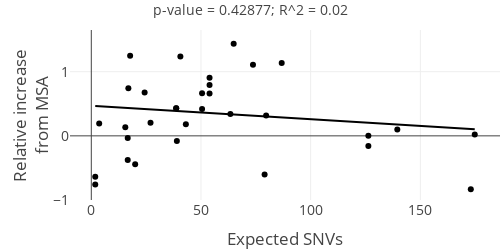
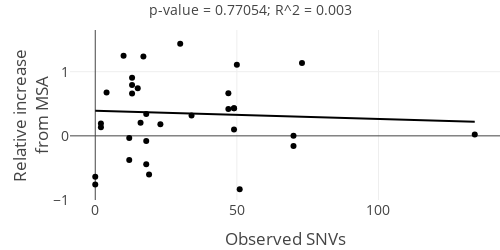
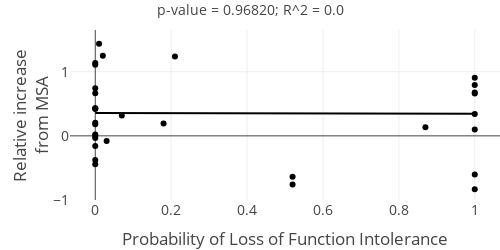
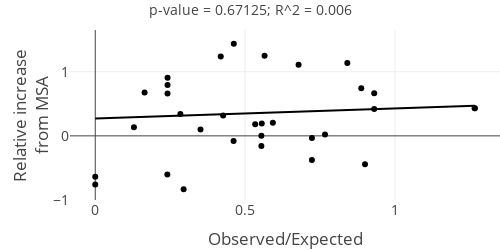

The notebook cell these images were saved under, in order:
### Code cell
labels = {"Expected_SNVs": "Expected SNVs", 
          "Observed_SNVs":"Observed SNVs", 
          "pLI": "Probability of Loss of Function Intolerance", 
          "oe":"Observed/Expected", "MSA_num_seqs":"MSA Num Seqs"}
dplot = Dconcat[Dconcat["modelname"]=="matENC-DMS"]
all_cols = ["Expected_SNVs",	"Observed_SNVs", "pLI", "oe", "MSA_num_seqs"]
save=True
for col in all_cols:
    
    ### dplot=dplot[dplot["Expected SNVs"]<75]
    fig = px.scatter(dplot, x=[col], y="rel_increase_msa", # color="annotation",
                 hover_data=["Score", "index"], color_discrete_sequence=["black","darkred","darkblue","darkgreen"], #color="modelname",
                trendline="ols",template="none", labels=labels)
        
    # retrieve model estimates
    model = px.get_trendline_results(fig)
    results = model.iloc[0]["px_fit_results"]
    alpha = results.params[0]
    beta = results.params[1]
    p_beta = results.pvalues[1]
    r_squared = results.rsquared
    
    line1 = 'y = ' + str(round(alpha, 4)) + ' + ' + str(round(beta, 4))+'x'
    line2 = 'p-value = ' + '{:.5f}'.format(p_beta)
    line3 = 'R^2 = ' + str(round(r_squared, 3))
    #summary = line1 + '; ' + 
    summary = line2 + '; ' + line3
    #print(summary)
    fig.update_layout(
        title=dict(text=summary, font=dict(size=14)),#, automargin=True
        xaxis_title=labels[col],showlegend=False,
        legend=dict(yanchor="top",y=1.25,xanchor="left",x=0.05,orientation="h",borderwidth=1),
        yaxis_title="Relative increase<br>from MSA",**{"height": 250, "width": 500},font=dict(size=14),margin=dict(t=30,r=0,b=50,l=70),
    )
    fig.update_yaxes(range=[-1, 1.65], autorange=False)
    
    if save:
        fig.write_image("relative_increase_MSA_vs_{}.pdf".format(col.replace(" ","-")))##.replace("(",
    fig.show()

### Figure 1 — Plotly figure (JSON) as saved in the notebook; plotly's stock layout.template omitted (floating-point values rounded to 4 significant figures)
{"data": [{"customdata": [[0.02881, "SCN5A_HUMAN_Glazer_2019"], [0.0459, "KCNE1_HUMAN_Muhammad_2023_expression"], [0.4289, "MK01_HUMAN_Brenan_2016"], [0.4709, "CD19_HUMAN_Klesmith_2019_FMC_singles"], [0.6094, "ACE2_HUMAN_Chan_2020"], [0.1416, "TPK1_HUMAN_Weile_2017"], [0.3565, "CCR5_HUMAN_Gill_2023"], [0.2475, "VKOR1_HUMAN_Chiasson_2020_activity"], [0.3816, "PAI1_HUMAN_Huttinger_2021"], [0.5672, "MTHR_HUMAN_Weile_2021"], [0.2144, "RAF1_HUMAN_Zinkus-Boltz_2019"], [0.5329, "TPOR_HUMAN_Bridgford_2020"], [0.8603, "SRC_HUMAN_Nguyen_2022"], [0.8349, "SRC_HUMAN_Chakraborty_2023_binding-DAS_25uM"], [null, "BRCA2_HUMAN_Erwood_2022_HEK293T"], [0.5007, "BRCA1_HUMAN_Findlay_2018"], [0.4279, "ADRB2_HUMAN_Jones_2020"], [0.4615, "TPMT_HUMAN_Matreyek_2018"], [0.4059, "VKOR1_HUMAN_Chiasson_2020_abundance"], [0.4409, "KCNH2_HUMAN_Kozek_2020"], [0.5574, "SC6A4_HUMAN_Young_2021"], [0.9012, "SRC_HUMAN_Ahler_2019"], [0.5678, "MET_HUMAN_Estevam_2023"], [0.7344, "S22A1_HUMAN_Yee_2023_activity"], [0.1528, "KCNE1_HUMAN_Muhammad_2023_function"], [0.6985, "CP2C9_HUMAN_Amorosi_2021_abundance"], [0.7254, "S22A1_HUMAN_Yee_2023_abundance"], [0.6864, "NUD15_HUMAN_Suiter_2020"], [0.5152, "OTC_HUMAN_Lo_2023"], [0.7327, "CP2C9_HUMAN_Amorosi_2021_activity"], [0.7341, "FKBP3_HUMAN_Rocklin_2023_2KFV"], [0.5707, "NPC1_HUMAN_Erwood_2022_HEK293T"], [0.9274, "PPARG_HUMAN_Majithia_2016"], [0.7767, "NPC1_HUMAN_Erwood_2022_RPE1"]], "hovertemplate": "variable=Expected_SNVs<br>value=%{x}<br>rel_increase_msa=%{y}<br>Score=%{customdata[0]}<br>index=%{customdata[1]}<extra></extra>", "legendgroup": "Expected_SNVs", "marker": {"color": "black", "symbol": "circle"}, "mode": "markers", "name": "Expected_SNVs", "orientation": "v", "showlegend": true, "type": "scatter", "x": [173, 1.8, 24.3, 64.9, 31, 20, 3.6, 16.6, 39, 73.7, 79, 86.8, 53.9, 53.9, null, 174.8, 27, 43.1, 16.6, 79.7, 63.4, 53.9, 139.5, 50.5, 1.8, 38.7, 50.5, 16.9, 15.5, 38.7, 17.7, 126.3, 40.6, 126.3], "xaxis": "x", "y": [-0.8327, -0.7578, 0.6768, 1.435, 2.172, -0.4425, 0.1933, -0.3773, -0.08177, 1.109, -0.604, 1.137, 0.9051, 0.7919, null, 0.02134, 0.2033, 0.1792, -0.03396, 0.3173, 0.3414, 0.6604, 0.09851, 0.6638, -0.6367, 0.4315, 0.4179, 0.7418, 0.1325, 0.429, 1.248, -0.1596, 1.235, 0.002579], "yaxis": "y"}, {"hovertemplate": "<b>OLS trendline</b><br>rel_increase_msa = -0.00210267 * value + 0.469486<br>R<sup>2</sup>=0.020317<br><br>variable=Expected_SNVs<br>value=%{x}<br>rel_increase_msa=%{y} <b>(trend)</b><extra></extra>", "legendgroup": "Expected_SNVs", "marker": {"color": "black", "symbol": "circle"}, "mode": "lines", "name": "Expected_SNVs", "showlegend": false, "type": "scatter", "x": [1.8, 1.8, 3.6, 15.5, 16.6, 16.6, 16.9, 17.7, 20, 24.3, 27, 31, 38.7, 38.7, 39, 40.6, 43.1, 50.5, 50.5, 53.9, 53.9, 53.9, 63.4, 64.9, 73.7, 79, 79.7, 86.8, 126.3, 126.3, 139.5, 173, 174.8], "xaxis": "x", "y": [0.4657, 0.4657, 0.4619, 0.4369, 0.4346, 0.4346, 0.434, 0.4323, 0.4274, 0.4184, 0.4127, 0.4043, 0.3881, 0.3881, 0.3875, 0.3841, 0.3789, 0.3633, 0.3633, 0.3562, 0.3562, 0.3562, 0.3362, 0.333, 0.3145, 0.3034, 0.3019, 0.287, 0.2039, 0.2039, 0.1762, 0.1057, 0.1019], "yaxis": "y"}], "layout": {"font": {"size": 14}, "height": 250, "legend": {"borderwidth": 1, "orientation": "h", "title": {"text": "variable"}, "tracegroupgap": 0, "x": 0.05, "xanchor": "left", "y": 1.25, "yanchor": "top"}, "margin": {"b": 50, "l": 70, "r": 0, "t": 30}, "showlegend": false, "title": {"font": {"size": 14}, "text": "p-value = 0.42877; R^2 = 0.02"}, "width": 500, "xaxis": {"anchor": "y", "autorange": true, "domain": [0, 1], "range": [-9.711, 186.3], "title": {"text": "Expected SNVs"}, "type": "linear"}, "yaxis": {"anchor": "x", "autorange": false, "domain": [0, 1], "range": [-1, 1.65], "title": {"text": "Relative increase<br>from MSA"}, "type": "linear"}}}

### Figure 2 — Plotly figure (JSON) as saved in the notebook; plotly's stock layout.template omitted (floating-point values rounded to 4 significant figures)
{"data": [{"customdata": [[0.02881, "SCN5A_HUMAN_Glazer_2019"], [0.0459, "KCNE1_HUMAN_Muhammad_2023_expression"], [0.4289, "MK01_HUMAN_Brenan_2016"], [0.4709, "CD19_HUMAN_Klesmith_2019_FMC_singles"], [0.6094, "ACE2_HUMAN_Chan_2020"], [0.1416, "TPK1_HUMAN_Weile_2017"], [0.3565, "CCR5_HUMAN_Gill_2023"], [0.2475, "VKOR1_HUMAN_Chiasson_2020_activity"], [0.3816, "PAI1_HUMAN_Huttinger_2021"], [0.5672, "MTHR_HUMAN_Weile_2021"], [0.2144, "RAF1_HUMAN_Zinkus-Boltz_2019"], [0.5329, "TPOR_HUMAN_Bridgford_2020"], [0.8603, "SRC_HUMAN_Nguyen_2022"], [0.8349, "SRC_HUMAN_Chakraborty_2023_binding-DAS_25uM"], [null, "BRCA2_HUMAN_Erwood_2022_HEK293T"], [0.5007, "BRCA1_HUMAN_Findlay_2018"], [0.4279, "ADRB2_HUMAN_Jones_2020"], [0.4615, "TPMT_HUMAN_Matreyek_2018"], [0.4059, "VKOR1_HUMAN_Chiasson_2020_abundance"], [0.4409, "KCNH2_HUMAN_Kozek_2020"], [0.5574, "SC6A4_HUMAN_Young_2021"], [0.9012, "SRC_HUMAN_Ahler_2019"], [0.5678, "MET_HUMAN_Estevam_2023"], [0.7344, "S22A1_HUMAN_Yee_2023_activity"], [0.1528, "KCNE1_HUMAN_Muhammad_2023_function"], [0.6985, "CP2C9_HUMAN_Amorosi_2021_abundance"], [0.7254, "S22A1_HUMAN_Yee_2023_abundance"], [0.6864, "NUD15_HUMAN_Suiter_2020"], [0.5152, "OTC_HUMAN_Lo_2023"], [0.7327, "CP2C9_HUMAN_Amorosi_2021_activity"], [0.7341, "FKBP3_HUMAN_Rocklin_2023_2KFV"], [0.5707, "NPC1_HUMAN_Erwood_2022_HEK293T"], [0.9274, "PPARG_HUMAN_Majithia_2016"], [0.7767, "NPC1_HUMAN_Erwood_2022_RPE1"]], "hovertemplate": "variable=Observed_SNVs<br>value=%{x}<br>rel_increase_msa=%{y}<br>Score=%{customdata[0]}<br>index=%{customdata[1]}<extra></extra>", "legendgroup": "Observed_SNVs", "marker": {"color": "black", "symbol": "circle"}, "mode": "markers", "name": "Observed_SNVs", "orientation": "v", "showlegend": true, "type": "scatter", "x": [51, 0, 4, 30, 3, 18, 2, 12, 18, 50, 19, 73, 13, 13, null, 134, 16, 23, 12, 34, 18, 13, 49, 47, 0, 49, 47, 15, 2, 49, 10, 70, 17, 70], "xaxis": "x", "y": [-0.8327, -0.7578, 0.6768, 1.435, 2.172, -0.4425, 0.1933, -0.3773, -0.08177, 1.109, -0.604, 1.137, 0.9051, 0.7919, null, 0.02134, 0.2033, 0.1792, -0.03396, 0.3173, 0.3414, 0.6604, 0.09851, 0.6638, -0.6367, 0.4315, 0.4179, 0.7418, 0.1325, 0.429, 1.248, -0.1596, 1.235, 0.002579], "yaxis": "y"}, {"hovertemplate": "<b>OLS trendline</b><br>rel_increase_msa = -0.00125855 * value + 0.389469<br>R<sup>2</sup>=0.002785<br><br>variable=Observed_SNVs<br>value=%{x}<br>rel_increase_msa=%{y} <b>(trend)</b><extra></extra>", "legendgroup": "Observed_SNVs", "marker": {"color": "black", "symbol": "circle"}, "mode": "lines", "name": "Observed_SNVs", "showlegend": false, "type": "scatter", "x": [0, 0, 2, 2, 3, 4, 10, 12, 12, 13, 13, 13, 15, 16, 17, 18, 18, 18, 19, 23, 30, 34, 47, 47, 49, 49, 49, 50, 51, 70, 70, 73, 134], "xaxis": "x", "y": [0.3895, 0.3895, 0.387, 0.387, 0.3857, 0.3844, 0.3769, 0.3744, 0.3744, 0.3731, 0.3731, 0.3731, 0.3706, 0.3693, 0.3681, 0.3668, 0.3668, 0.3668, 0.3656, 0.3605, 0.3517, 0.3467, 0.3303, 0.3303, 0.3278, 0.3278, 0.3278, 0.3265, 0.3253, 0.3014, 0.3014, 0.2976, 0.2208], "yaxis": "y"}], "layout": {"font": {"size": 14}, "height": 250, "legend": {"borderwidth": 1, "orientation": "h", "title": {"text": "variable"}, "tracegroupgap": 0, "x": 0.05, "xanchor": "left", "y": 1.25, "yanchor": "top"}, "margin": {"b": 50, "l": 70, "r": 0, "t": 30}, "showlegend": false, "title": {"font": {"size": 14}, "text": "p-value = 0.77054; R^2 = 0.003"}, "width": 500, "xaxis": {"anchor": "y", "autorange": true, "domain": [0, 1], "range": [-8.916, 142.9], "title": {"text": "Observed SNVs"}, "type": "linear"}, "yaxis": {"anchor": "x", "autorange": false, "domain": [0, 1], "range": [-1, 1.65], "title": {"text": "Relative increase<br>from MSA"}, "type": "linear"}}}

### Figure 3 — Plotly figure (JSON) as saved in the notebook; plotly's stock layout.template omitted (floating-point values rounded to 4 significant figures)
{"data": [{"customdata": [[0.02881, "SCN5A_HUMAN_Glazer_2019"], [0.0459, "KCNE1_HUMAN_Muhammad_2023_expression"], [0.4289, "MK01_HUMAN_Brenan_2016"], [0.4709, "CD19_HUMAN_Klesmith_2019_FMC_singles"], [0.6094, "ACE2_HUMAN_Chan_2020"], [0.1416, "TPK1_HUMAN_Weile_2017"], [0.3565, "CCR5_HUMAN_Gill_2023"], [0.2475, "VKOR1_HUMAN_Chiasson_2020_activity"], [0.3816, "PAI1_HUMAN_Huttinger_2021"], [0.5672, "MTHR_HUMAN_Weile_2021"], [0.2144, "RAF1_HUMAN_Zinkus-Boltz_2019"], [0.5329, "TPOR_HUMAN_Bridgford_2020"], [0.8603, "SRC_HUMAN_Nguyen_2022"], [0.8349, "SRC_HUMAN_Chakraborty_2023_binding-DAS_25uM"], [null, "BRCA2_HUMAN_Erwood_2022_HEK293T"], [0.5007, "BRCA1_HUMAN_Findlay_2018"], [0.4279, "ADRB2_HUMAN_Jones_2020"], [0.4615, "TPMT_HUMAN_Matreyek_2018"], [0.4059, "VKOR1_HUMAN_Chiasson_2020_abundance"], [0.4409, "KCNH2_HUMAN_Kozek_2020"], [0.5574, "SC6A4_HUMAN_Young_2021"], [0.9012, "SRC_HUMAN_Ahler_2019"], [0.5678, "MET_HUMAN_Estevam_2023"], [0.7344, "S22A1_HUMAN_Yee_2023_activity"], [0.1528, "KCNE1_HUMAN_Muhammad_2023_function"], [0.6985, "CP2C9_HUMAN_Amorosi_2021_abundance"], [0.7254, "S22A1_HUMAN_Yee_2023_abundance"], [0.6864, "NUD15_HUMAN_Suiter_2020"], [0.5152, "OTC_HUMAN_Lo_2023"], [0.7327, "CP2C9_HUMAN_Amorosi_2021_activity"], [0.7341, "FKBP3_HUMAN_Rocklin_2023_2KFV"], [0.5707, "NPC1_HUMAN_Erwood_2022_HEK293T"], [0.9274, "PPARG_HUMAN_Majithia_2016"], [0.7767, "NPC1_HUMAN_Erwood_2022_RPE1"]], "hovertemplate": "variable=pLI<br>value=%{x}<br>rel_increase_msa=%{y}<br>Score=%{customdata[0]}<br>index=%{customdata[1]}<extra></extra>", "legendgroup": "pLI", "marker": {"color": "black", "symbol": "circle"}, "mode": "markers", "name": "pLI", "orientation": "v", "showlegend": true, "type": "scatter", "x": [1, 0.52, 1, 0.01, 1, 0, 0.18, 0, 0.03, 0, 1, 0, 1, 1, null, 0, 0, 0, 0, 0.07, 1, 1, 1, 0, 0.52, 0, 0, 0, 0.87, 0, 0.02, 0, 0.21, 0], "xaxis": "x", "y": [-0.8327, -0.7578, 0.6768, 1.435, 2.172, -0.4425, 0.1933, -0.3773, -0.08177, 1.109, -0.604, 1.137, 0.9051, 0.7919, null, 0.02134, 0.2033, 0.1792, -0.03396, 0.3173, 0.3414, 0.6604, 0.09851, 0.6638, -0.6367, 0.4315, 0.4179, 0.7418, 0.1325, 0.429, 1.248, -0.1596, 1.235, 0.002579], "yaxis": "y"}, {"hovertemplate": "<b>OLS trendline</b><br>rel_increase_msa = -0.0110088 * value + 0.355869<br>R<sup>2</sup>=0.000052<br><br>variable=pLI<br>value=%{x}<br>rel_increase_msa=%{y} <b>(trend)</b><extra></extra>", "legendgroup": "pLI", "marker": {"color": "black", "symbol": "circle"}, "mode": "lines", "name": "pLI", "showlegend": false, "type": "scatter", "x": [0, 0, 0, 0, 0, 0, 0, 0, 0, 0, 0, 0, 0, 0, 0, 0.01, 0.02, 0.03, 0.07, 0.18, 0.21, 0.52, 0.52, 0.87, 1, 1, 1, 1, 1, 1, 1, 1, 1], "xaxis": "x", "y": [0.3559, 0.3559, 0.3559, 0.3559, 0.3559, 0.3559, 0.3559, 0.3559, 0.3559, 0.3559, 0.3559, 0.3559, 0.3559, 0.3559, 0.3559, 0.3558, 0.3556, 0.3555, 0.3551, 0.3539, 0.3536, 0.3501, 0.3501, 0.3463, 0.3449, 0.3449, 0.3449, 0.3449, 0.3449, 0.3449, 0.3449, 0.3449, 0.3449], "yaxis": "y"}], "layout": {"font": {"size": 14}, "height": 250, "legend": {"borderwidth": 1, "orientation": "h", "title": {"text": "variable"}, "tracegroupgap": 0, "x": 0.05, "xanchor": "left", "y": 1.25, "yanchor": "top"}, "margin": {"b": 50, "l": 70, "r": 0, "t": 30}, "showlegend": false, "title": {"font": {"size": 14}, "text": "p-value = 0.96820; R^2 = 0.0"}, "width": 500, "xaxis": {"anchor": "y", "autorange": true, "domain": [0, 1], "range": [-0.06653, 1.067], "title": {"text": "Probability of Loss of Function Intolerance"}, "type": "linear"}, "yaxis": {"anchor": "x", "autorange": false, "domain": [0, 1], "range": [-1, 1.65], "title": {"text": "Relative increase<br>from MSA"}, "type": "linear"}}}

### Figure 4 — Plotly figure (JSON) as saved in the notebook; plotly's stock layout.template omitted (floating-point values rounded to 4 significant figures)
{"data": [{"customdata": [[0.02881, "SCN5A_HUMAN_Glazer_2019"], [0.0459, "KCNE1_HUMAN_Muhammad_2023_expression"], [0.4289, "MK01_HUMAN_Brenan_2016"], [0.4709, "CD19_HUMAN_Klesmith_2019_FMC_singles"], [0.6094, "ACE2_HUMAN_Chan_2020"], [0.1416, "TPK1_HUMAN_Weile_2017"], [0.3565, "CCR5_HUMAN_Gill_2023"], [0.2475, "VKOR1_HUMAN_Chiasson_2020_activity"], [0.3816, "PAI1_HUMAN_Huttinger_2021"], [0.5672, "MTHR_HUMAN_Weile_2021"], [0.2144, "RAF1_HUMAN_Zinkus-Boltz_2019"], [0.5329, "TPOR_HUMAN_Bridgford_2020"], [0.8603, "SRC_HUMAN_Nguyen_2022"], [0.8349, "SRC_HUMAN_Chakraborty_2023_binding-DAS_25uM"], [null, "BRCA2_HUMAN_Erwood_2022_HEK293T"], [0.5007, "BRCA1_HUMAN_Findlay_2018"], [0.4279, "ADRB2_HUMAN_Jones_2020"], [0.4615, "TPMT_HUMAN_Matreyek_2018"], [0.4059, "VKOR1_HUMAN_Chiasson_2020_abundance"], [0.4409, "KCNH2_HUMAN_Kozek_2020"], [0.5574, "SC6A4_HUMAN_Young_2021"], [0.9012, "SRC_HUMAN_Ahler_2019"], [0.5678, "MET_HUMAN_Estevam_2023"], [0.7344, "S22A1_HUMAN_Yee_2023_activity"], [0.1528, "KCNE1_HUMAN_Muhammad_2023_function"], [0.6985, "CP2C9_HUMAN_Amorosi_2021_abundance"], [0.7254, "S22A1_HUMAN_Yee_2023_abundance"], [0.6864, "NUD15_HUMAN_Suiter_2020"], [0.5152, "OTC_HUMAN_Lo_2023"], [0.7327, "CP2C9_HUMAN_Amorosi_2021_activity"], [0.7341, "FKBP3_HUMAN_Rocklin_2023_2KFV"], [0.5707, "NPC1_HUMAN_Erwood_2022_HEK293T"], [0.9274, "PPARG_HUMAN_Majithia_2016"], [0.7767, "NPC1_HUMAN_Erwood_2022_RPE1"]], "hovertemplate": "variable=oe<br>value=%{x}<br>rel_increase_msa=%{y}<br>Score=%{customdata[0]}<br>index=%{customdata[1]}<extra></extra>", "legendgroup": "oe", "marker": {"color": "black", "symbol": "circle"}, "mode": "markers", "name": "oe", "orientation": "v", "showlegend": true, "type": "scatter", "x": [0.2948, 0, 0.1646, 0.4622, 0.09677, 0.9, 0.5556, 0.7229, 0.4615, 0.6784, 0.2405, 0.841, 0.2412, 0.2412, null, 0.7666, 0.5926, 0.5336, 0.7229, 0.4266, 0.2839, 0.2412, 0.3513, 0.9307, 0, 1.266, 0.9307, 0.8876, 0.129, 1.266, 0.565, 0.5542, 0.4187, 0.5542], "xaxis": "x", "y": [-0.8327, -0.7578, 0.6768, 1.435, 2.172, -0.4425, 0.1933, -0.3773, -0.08177, 1.109, -0.604, 1.137, 0.9051, 0.7919, null, 0.02134, 0.2033, 0.1792, -0.03396, 0.3173, 0.3414, 0.6604, 0.09851, 0.6638, -0.6367, 0.4315, 0.4179, 0.7418, 0.1325, 0.429, 1.248, -0.1596, 1.235, 0.002579], "yaxis": "y"}, {"hovertemplate": "<b>OLS trendline</b><br>rel_increase_msa = 0.158904 * value + 0.268646<br>R<sup>2</sup>=0.005888<br><br>variable=oe<br>value=%{x}<br>rel_increase_msa=%{y} <b>(trend)</b><extra></extra>", "legendgroup": "oe", "marker": {"color": "black", "symbol": "circle"}, "mode": "lines", "name": "oe", "showlegend": false, "type": "scatter", "x": [0, 0, 0.09677, 0.129, 0.1646, 0.2405, 0.2412, 0.2412, 0.2412, 0.2839, 0.2948, 0.3513, 0.4187, 0.4266, 0.4615, 0.4622, 0.5336, 0.5542, 0.5542, 0.5556, 0.565, 0.5926, 0.6784, 0.7229, 0.7229, 0.7666, 0.841, 0.8876, 0.9, 0.9307, 0.9307, 1.266, 1.266], "xaxis": "x", "y": [0.2686, 0.2686, 0.284, 0.2891, 0.2948, 0.3069, 0.307, 0.307, 0.307, 0.3138, 0.3155, 0.3245, 0.3352, 0.3364, 0.342, 0.3421, 0.3534, 0.3567, 0.3567, 0.3569, 0.3584, 0.3628, 0.3765, 0.3835, 0.3835, 0.3905, 0.4023, 0.4097, 0.4117, 0.4165, 0.4165, 0.4698, 0.4698], "yaxis": "y"}], "layout": {"font": {"size": 14}, "height": 250, "legend": {"borderwidth": 1, "orientation": "h", "title": {"text": "variable"}, "tracegroupgap": 0, "x": 0.05, "xanchor": "left", "y": 1.25, "yanchor": "top"}, "margin": {"b": 50, "l": 70, "r": 0, "t": 30}, "showlegend": false, "title": {"font": {"size": 14}, "text": "p-value = 0.67125; R^2 = 0.006"}, "width": 500, "xaxis": {"anchor": "y", "autorange": true, "domain": [0, 1], "range": [-0.08424, 1.35], "title": {"text": "Observed/Expected"}, "type": "linear"}, "yaxis": {"anchor": "x", "autorange": false, "domain": [0, 1], "range": [-1, 1.65], "title": {"text": "Relative increase<br>from MSA"}, "type": "linear"}}}
